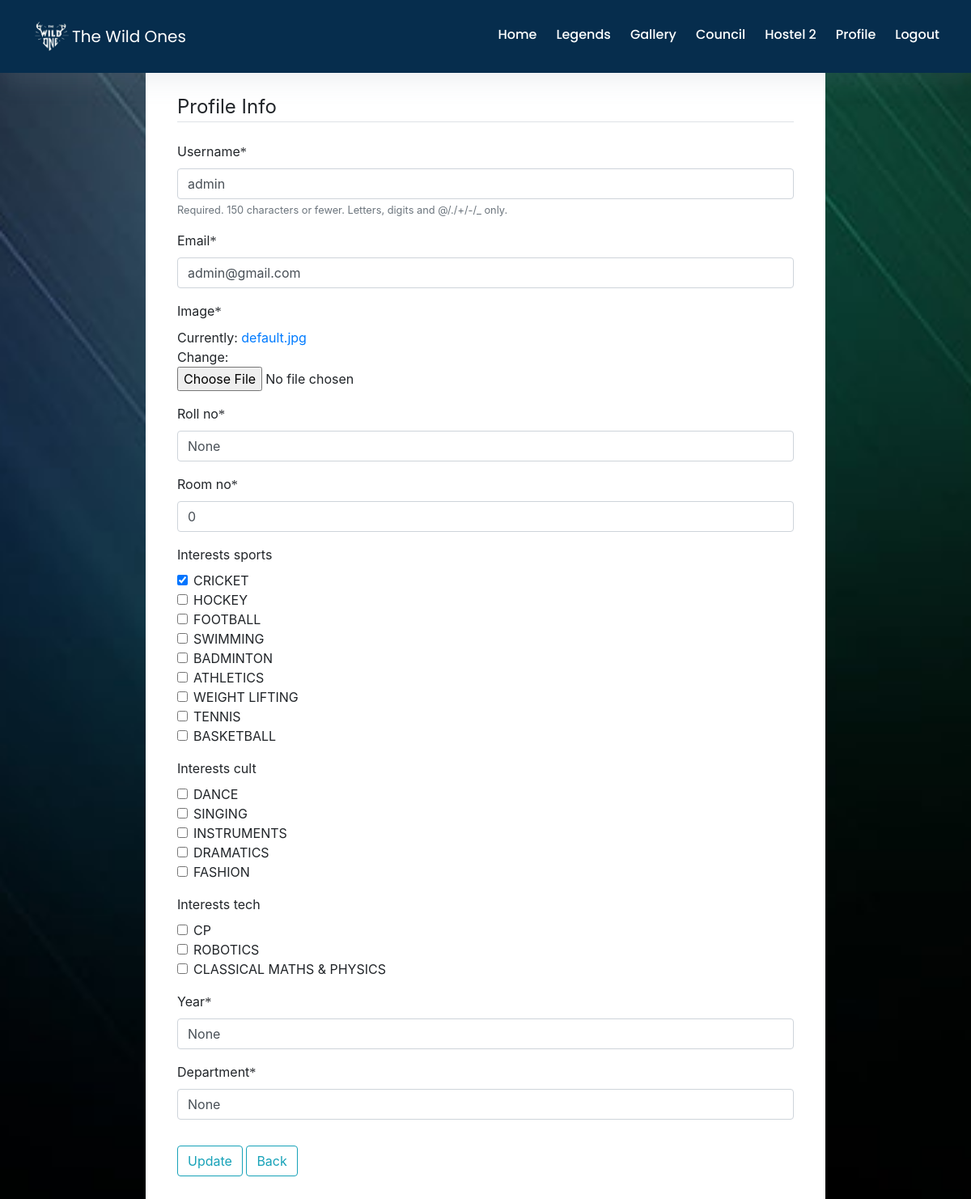
The page /profile_update/ (signed in) on the database as committed earlier.
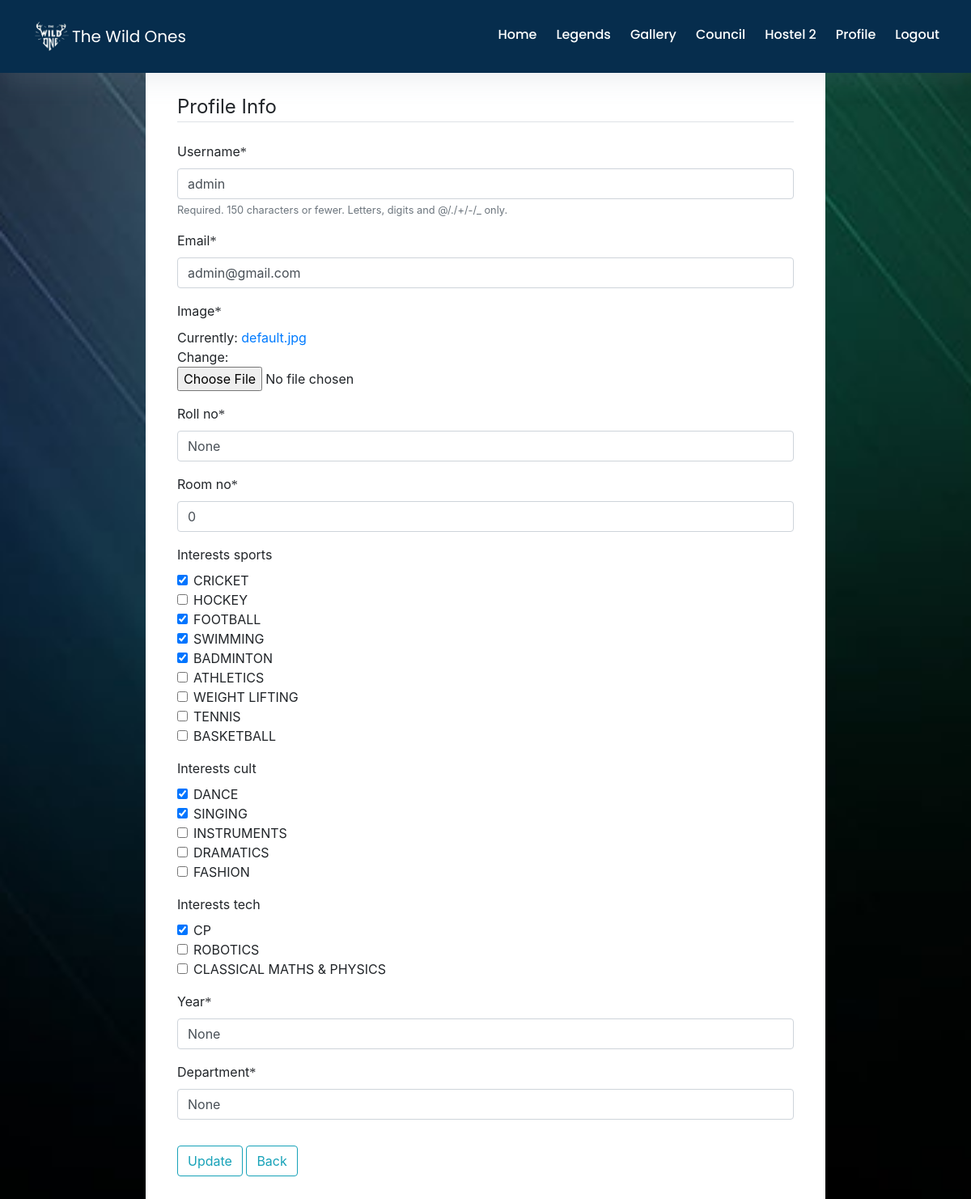
The same page on the database as committed later.
### users/models.py (models this page shows, shortened)
class Profile(models.Model):
    user = models.OneToOneField(User, on_delete=models.CASCADE)
    image = models.ImageField(default = 'avatar7.png', upload_to = 'profile_pics')
    roll_no = models.CharField(default = 'None', max_length = 9)
    room_no = models.IntegerField(default = '0',)
    department = models.CharField(default = 'Update your department', max_length = 1000)
    year = models.CharField(default='Update your year', max_length=1000)
    gc_participation = models.CharField(default = 'None', max_length = 1000)
    interests_sports = models.CharField(max_length=100, default = '', blank=True)
    interests_cult = models.CharField(max_length=100, default = '', blank=True)
    interests_tech = models.CharField(max_length=100, default = '', blank=True)
    awards = models.CharField(default = 'None', max_length = 150)
    num_e_certificates = models.IntegerField(default = '0')
    e_certificate_1 = models.ImageField(default = 'default_2.jpg',upload_to = 'profile_pics')
    e_certificate_2 = models.ImageField(default = 'default_2.jpg',upload_to = 'profile_pics')
    e_certificate_3 = models.ImageField(default = 'default_2.jpg',upload_to = 'profile_pics')
    e_certificate_4 = models.ImageField(default = 'default_2.jpg',upload_to = 'profile_pics')
    e_certificate_5 = models.ImageField(default = 'default_2.jpg',upload_to = 'profile_pics')
    def __init__(self, *args, **kwargs):
        super().__init__(*args, **kwargs)
        if self.interests_tech:
            self.interests_sports= eval(self.interests_sports)
            self.interests_cult= eval(self.interests_cult)
            self.interests_tech= eval(self.interests_tech)

### users/views.py (the view)
# urls.py: path('profile_update/', user_views.profile_update, name = 'profile_update'),
def profile_update(request):
    if request.method == 'POST':
        u_form = UserUpdateForm(request.POST, instance=request.user)
        p_form = ProfileUpdateForm(request.POST, request.FILES, instance=request.user.profile)
        if u_form.is_valid() and p_form.is_valid():
            u_form.save()
            p_form.save()
            messages.success(request, f'You account has been updated!')
            return redirect('profile')
    else:
        u_form = UserUpdateForm(instance=request.user)
        p_form = ProfileUpdateForm(instance=request.user.profile)
    context = {
            'u_form': u_form,
            'p_form': p_form
    }
    return render(request, 'users/profile_update.html', context)

### users/forms.py
class UserUpdateForm(forms.ModelForm):
    email = forms.EmailField()
    class Meta:
        model = User
        fields = ['username', 'email']

class ProfileUpdateForm(forms.ModelForm):
    interests_sports = forms.MultipleChoiceField(choices=SPORTS_CHOICES, widget=forms.CheckboxSelectMultiple,required=False)
    interests_cult = forms.MultipleChoiceField(choices=CULT_CHOICES, widget=forms.CheckboxSelectMultiple,required=False)
    interests_tech = forms.MultipleChoiceField(choices=TECH_CHOICES, widget=forms.CheckboxSelectMultiple,required=False)
    class Meta:
        model = Profile
        fields = ['image', 'roll_no', 'room_no', 'interests_sports', 'interests_cult', 'interests_tech','year','department']

### users/templates/users/profile_update.html (shortened to what this page needs)
{% extends "hostel2/base.html" %}
{% load crispy_forms_tags %}
{% load static %}
  {% block body %}
  <link rel="stylesheet" type="text/css" href="{% static 'users/profile.css' %}">
<div style="background-color: white; margin-left: 15%; margin-right: 15%; padding: 2%;">
  <div class="container">
    <form method="POST" enctype="multipart/form-data">
        <fieldset class="form-group">
            <legend class="border-bottom mb-4">Profile Info</legend>
            {{ u_form|crispy }}
            {{ p_form|crispy }}
        </fieldset>
        <div class="form-group">
            <button class="btn btn-outline-info" type="submit">Update</button>
            <a class="btn btn-outline-info" type="submit" href="{% url 'profile' %}">Back</a>
        </div>
    </form>
  </div>
</div>
  {% endblock body %}

### hostel2/templates/hostel2/base.html (shortened to what this page needs)
{% load static %}
<!DOCTYPE html>
<html>
<head>
  <link rel="stylesheet" href="https://maxcdn.bootstrapcdn.com/bootstrap/4.5.0/css/bootstrap.min.css">
  <link rel="stylesheet" href="{% static 'hostel2/navbar.css'%}">
  <link rel="stylesheet" href="https://cdnjs.cloudflare.com/ajax/libs/font-awesome/4.7.0/css/font-awesome.min.css">
</head>
<body id="bg" >
<div class="navigation-wrap bg-lightx start-header start-style navfont">
      <div class="row leftrightadjust">
        <div class="col-12">
          <nav class="navbar navbar-expand-md navbar-light">
              <img src="{%static "hostel2/h2logo.png"%}" width="50px">
            <a class="navbar-brand" style="color: #fff" href={% url 'base'  %}>The Wild Ones</a>
            <div class="collapse navbar-collapse" id="navbarSupportedContent">
              <ul class="navbar-nav ml-auto py-4 py-md-0">
                <li class="nav-item pl-4 pl-md-0 ml-0 ml-md-4">
                  <a class="nav-link" href="{% url 'home_page' %}">Home</a>
                </li>
                <li class="nav-item pl-4 pl-md-0 ml-0 ml-md-4">
                  <a class="nav-link" href="{% url 'legend' %}">Legends</a>
                </li>
                <li class="nav-item pl-4 pl-md-0 ml-0 ml-md-4">
                  <a class="nav-link" href="{% url 'gallery' %}">Gallery</a>
                </li>
                <li class="nav-item pl-4 pl-md-0 ml-0 ml-md-4">
                  <a class="nav-link" href="{% url 'contactus' %}">Council</a>
                </li>
                <li class="nav-item pl-4 pl-md-0 ml-0 ml-md-4 active">
                  <a class="nav-link dropdown-toggle" data-toggle="dropdown" href="#" role="button" aria-haspopup="true" aria-expanded="false">Hostel 2</a>
                </li>
                 {% if user.is_authenticated %}
                <li class="nav-item pl-4 pl-md-0 ml-0 ml-md-4">
                  <a class="nav-link" href="{% url 'profile' %}">Profile</a>
                </li>
                <li class="nav-item pl-4 pl-md-0 ml-0 ml-md-4">
                  <a class="nav-link" href="{% url 'logout' %}">Logout</a>
                </li>
                {% else %}
                <li class="nav-item pl-4 pl-md-0 ml-0 ml-md-4">
                  <a class="nav-link" href="{% url 'login' %}">Login</a>
                </li>
                {% endif %}
              </ul>
            </div>
          </nav>
        </div>
      </div>
  </div>
{% block body %}
{% endblock body %}
</body>
</html>

### hostel2/static/hostel2/navbar.css (style rules this page uses)
body { background-image: url('https://s3-us-west-2.amazonaws.com/s.cdpn.io/1462889/pat-back.svg'); background-position: center; background-repeat: repeat; background-size: 7%; background-color: #fff; overflow-x: hidden; transition: all 200ms linear; }
.navfont { font-family: 'Poppins', sans-serif; font-size: 16px ; line-height: 24px; font-weight: 400; color: #212112 ; }
.start-header { opacity: 1; transform: translateY(0); padding: 20px 0; box-shadow: 0 10px 30px 0 rgba(138, 155, 165, 0.15); -webkit-transition : all 0.3s ease-out; transition : all 0.3s ease-out; }
.navigation-wrap { position: relative; width: 100%; top: 0; left: 0; z-index: 1000; -webkit-transition : all 0.3s ease-out; transition : all 0.3s ease-out; }
.navbar { padding: 0; }
.nav-link { color: #fff !important; font-weight: 500; transition: all 200ms linear; }
.nav-item.active .nav-link { color: #fff !important; }
.nav-link { position: relative; padding: 5px 0 !important; display: inline-block; }
.nav-item:after { position: absolute; bottom: -5px; left: 0; width: 100%; height: 2px; content: ''; background-color: #8167a9; opacity: 0; transition: all 200ms linear; }
.nav-item { position: relative; transition: all 200ms linear; }
.bg-lightx { background-color: #062d4d !important; transition: all 200ms linear; }
.dropdown-toggle::after { display: none; }
.leftrightadjust { margin-left: 2%; margin-right: 2%; }

### users/static/users/profile.css (style rules this page uses)
body { background: url("images/bg2.jpg") 100% fixed; background-position: center; background-repeat: no-repeat; background-size: cover; }
h3, span, p { font-family: "Avenir"; }
ul { padding: 0px; }
li { display: flex; flex-direction: row; align-items: center; margin-bottom: 5px; }

Rows that differ between the two databases and show on the page:
changed Profile "None": interests_sports "☑ ☐ ☐ ☐ ☐ ☐ ☐ ☐ ☐" → "☑ ☐ ☑ ☑ ☑ ☐ ☐ ☐ ☐"; interests_cult "☐ ☐ ☐ ☐ ☐" → "☑ ☑ ☐ ☐ ☐"; interests_tech "☐ ☐ ☐" → "☑ ☐ ☐"
